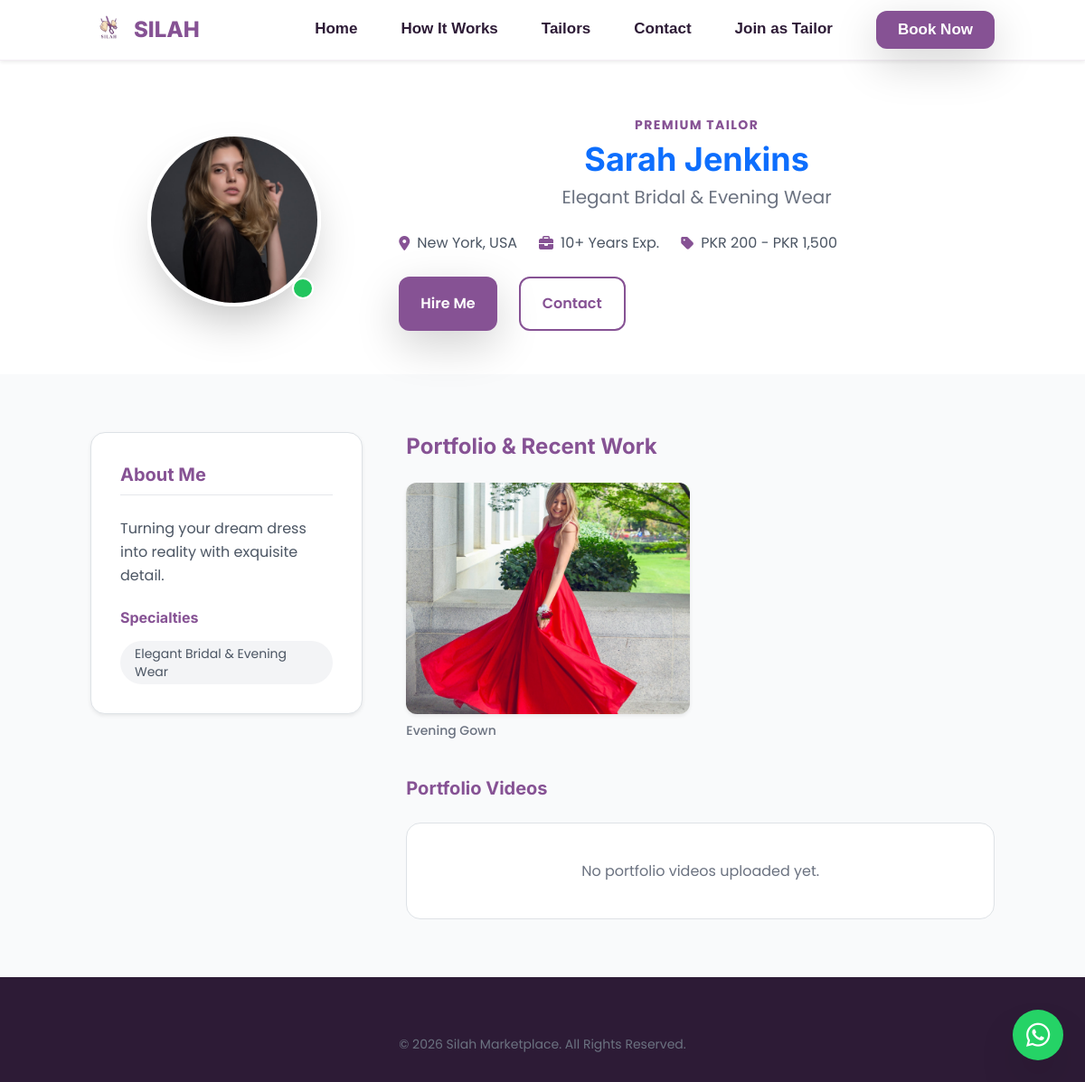
Screenshot of /tailor_profile.php?id=2 with the database file from the repository.
### tables this page shows
CREATE TABLE IF NOT EXISTS tailors (
    id INT AUTO_INCREMENT PRIMARY KEY,
    name VARCHAR(100) NOT NULL,
    username VARCHAR(50) UNIQUE,
    tagline VARCHAR(255),
    description TEXT,
    location VARCHAR(100),
    address TEXT,
    skills TEXT,
    instagram_link VARCHAR(255),
    profile_image VARCHAR(255),
    phone VARCHAR(20),
    email VARCHAR(100),
    password VARCHAR(255),
    password_reset_required TINYINT(1) NOT NULL DEFAULT 0,
    is_active TINYINT(1) NOT NULL DEFAULT 1,
    profile_completed TINYINT(1) NOT NULL DEFAULT 0,
    price_range_min DECIMAL(10,2),
    price_range_max DECIMAL(10,2),
    experience_years INT DEFAULT 0,
    created_at TIMESTAMP DEFAULT CURRENT_TIMESTAMP
);

CREATE TABLE IF NOT EXISTS portfolio_images (
    id INT AUTO_INCREMENT PRIMARY KEY,
    tailor_id INT,
    image_url VARCHAR(255) NOT NULL,
    description VARCHAR(255),
    FOREIGN KEY (tailor_id) REFERENCES tailors(id) ON DELETE CASCADE
);

### tailor_profile.php (the view, shortened to what this page needs)
<?php
require_once 'includes/db_connect.php';
$tailor_id = isset($_GET['id']) ? (int)$_GET['id'] : 0;
$tailor = null;
$portfolio = [];
$portfolio_videos = [];
if ($tailor_id && $pdo) {
    try {
        $stmt = $pdo->prepare("SELECT * FROM tailors WHERE id = ?");
        $stmt->execute([$tailor_id]);
        $tailor = $stmt->fetch(PDO::FETCH_ASSOC);
        if ($tailor) {
            $pdo->exec(
                "CREATE TABLE IF NOT EXISTS portfolio_images (
                    id INT AUTO_INCREMENT PRIMARY KEY,
                    tailor_id INT,
                    image_url VARCHAR(255) NOT NULL,
                    description VARCHAR(255),
                    FOREIGN KEY (tailor_id) REFERENCES tailors(id) ON DELETE CASCADE
                ) ENGINE=InnoDB DEFAULT CHARSET=utf8mb4"
            );
            $pdo->exec(
                "CREATE TABLE IF NOT EXISTS portfolio_videos (
                    id INT AUTO_INCREMENT PRIMARY KEY,
                    tailor_id INT,
                    video_url VARCHAR(255) NOT NULL,
                    description VARCHAR(255),
                    FOREIGN KEY (tailor_id) REFERENCES tailors(id) ON DELETE CASCADE
                ) ENGINE=InnoDB DEFAULT CHARSET=utf8mb4"
            );
            $stmt = $pdo->prepare("SELECT * FROM portfolio_images WHERE tailor_id = ?");
            $stmt->execute([$tailor_id]);
            $db_portfolio = $stmt->fetchAll(PDO::FETCH_ASSOC);
            foreach ($db_portfolio as $item) {
                $portfolio[] = [
                    'image_url' => $item['image_url'],
                    'description' => $item['description'] ?? 'Portfolio work'
                ];
            }
        }
    } catch (Exception $e) {
    }
}
?>
<!DOCTYPE html>
<html lang="en">
<head>
    <link href="https://unpkg.com/aos@2.3.1/dist/aos.css" rel="stylesheet">
    <link href="https://cdn.jsdelivr.net/npm/bootstrap@5.3.0/dist/css/bootstrap.min.css" rel="stylesheet">
    <link rel="stylesheet" href="css/tailwind.css">
    <link rel="stylesheet" href="https://cdnjs.cloudflare.com/ajax/libs/font-awesome/6.4.0/css/all.min.css">
    <link rel="stylesheet" href="css/style.css">
    <link href="https://cdnjs.cloudflare.com/ajax/libs/lightbox2/2.11.3/css/lightbox.min.css" rel="stylesheet">
</head>
<body class="bg-gray-50 text-gray-800">
    <nav class="navbar fixed-top navbar-expand-lg navbar-light bg-white shadow-sm py-2 z-50">
        <div class="container">
            <a class="navbar-brand flex items-center gap-2" href="index.php">
                <img src="images/logo1.png" alt="Silah Logo" class="w-10 h-10 object-contain mix-blend-multiply">
                <span>SILAH</span>
            </a>
            <div class="collapse navbar-collapse d-lg-flex justify-content-end" id="navbarNav">
                <ul class="navbar-nav ms-auto mb-2 mb-lg-0 align-items-center gap-3">
                    <li class="nav-item"><a class="nav-link text-dark fw-medium" href="index.php#home">Home</a></li>
                    <li class="nav-item"><a class="nav-link text-dark fw-medium" href="index.php#how-it-works">How It Works</a></li>
                    <li class="nav-item"><a class="nav-link text-dark fw-medium" href="index.php#tailors">Tailors</a></li>
                    <li class="nav-item"><a class="nav-link text-dark fw-medium" href="index.php#contact">Contact</a></li>
                    <li class="nav-item">
                        <a href="join_tailor.php" class="nav-link text-dark fw-medium">Join as Tailor</a>
                    </li>
                    <li class="nav-item ms-lg-3">
                        <a href="place_order.php#order" class="btn btn-accent text-white px-6 py-2 rounded-full shadow-lg d-inline-block">Book Now</a>
                    </li>
                </ul>
            </div>
        </div>
    </nav>
    <section class="pt-32 pb-12 bg-white">
        <div class="container">
            <div class="row align-items-center">
                <div class="col-md-4 text-center md:text-start">
                    <div class="relative inline-block">
                        <img src="<?= htmlspecialchars($tailor['profile_image']) ?>" class="w-48 h-48 rounded-full object-cover border-4 border-white shadow-2xl">
                        <div class="absolute bottom-2 right-2 bg-green-500 w-6 h-6 rounded-full border-2 border-white"></div>
                    </div>
                </div>
                <div class="col-md-8 mt-6 md:mt-0 text-center md:text-start">
                    <span class="text-accent font-bold tracking-widest uppercase text-sm mb-2 block">Premium Tailor</span>
                    <h1 class="text-4xl font-display font-bold text-primary mb-2"><?= htmlspecialchars($tailor['name']) ?></h1>
                    <p class="text-xl text-gray-500 mb-4"><?= htmlspecialchars($tailor['tagline']) ?></p>
                    <div class="flex flex-wrap justify-center md:justify-start gap-6 text-gray-600 mb-6">
                        <span class="flex items-center"><i class="fas fa-map-marker-alt text-accent mr-2"></i> <?= htmlspecialchars((string)$tailor['location']) ?></span>
                        <span class="flex items-center"><i class="fas fa-briefcase text-accent mr-2"></i> <?= htmlspecialchars((string)$tailor['experience_years']) ?>+ Years Exp.</span>
                        <span class="flex items-center">
                            <i class="fas fa-tag text-accent mr-2"></i>
                            <?php
                                $min = isset($tailor['price_range_min']) && $tailor['price_range_min'] !== '' ? (float)$tailor['price_range_min'] : 0;
                                $max = isset($tailor['price_range_max']) && $tailor['price_range_max'] !== null && $tailor['price_range_max'] !== '' ? (float)$tailor['price_range_max'] : null;
                            ?>
                            <?php if ($max !== null && $max > 0): ?>
                                PKR <?= number_format($min) ?> - PKR <?= number_format($max) ?>
                            <?php else: ?>
                                Starting from PKR <?= number_format($min) ?>
                            <?php endif; ?>
                        </span>
                    </div>
                    <div class="flex flex-wrap justify-center md:justify-start gap-4">
                        <button type="button" class="btn btn-primary px-8 py-3 rounded-full shadow-lg hover:shadow-xl transition-all" data-bs-toggle="modal" data-bs-target="#hireModal">
                            Hire Me
                        </button>
                        <button type="button" class="btn btn-outline px-6 py-3 rounded-full" data-bs-toggle="modal" data-bs-target="#contactModal">
                            Contact
                        </button>
                    </div>
                </div>
            </div>
        </div>
    </section>
    <section class="py-16">
        <div class="container">
            <div class="row g-5">
                <div class="col-lg-4">
                    <div class="bg-white p-8 rounded-2xl shadow-sm border border-gray-100 mb-8 sticky top-32">
                        <h3 class="text-xl font-bold mb-4 border-b pb-2">About Me</h3>
                        <p class="text-gray-600 leading-relaxed mb-6">
                            <?= nl2br(htmlspecialchars($tailor['description'])) ?>
                        </p>
                        <h4 class="font-bold mb-3 mt-6">Specialties</h4>
                        <div class="flex flex-wrap gap-2">
                            <?php
                                $skillsRaw = isset($tailor['skills']) ? (string)$tailor['skills'] : '';
                                $skillsList = array_values(array_filter(array_map('trim', preg_split('/,|\n/', $skillsRaw))));
                                if (empty($skillsList) && isset($tailor['tagline']) && $tailor['tagline']) {
                                    $skillsList = [(string)$tailor['tagline']];
                                }
                                $skillsList = array_slice($skillsList, 0, 10);
                            ?>
                            <?php foreach ($skillsList as $skill): ?>
                                <span class="bg-gray-100 text-gray-600 px-3 py-1 rounded-full text-sm"><?= htmlspecialchars($skill) ?></span>
                            <?php endforeach; ?>
                        </div>
                    </div>
                </div>
                <div class="col-lg-8">
                    <h3 class="text-2xl font-bold mb-6">Portfolio & Recent Work</h3>
                    <?php if (empty($portfolio)): ?>
                        <div class="text-center py-10 bg-white rounded-2xl border border-dashed border-gray-300">
                            <p class="text-gray-500">No portfolio images uploaded yet.</p>
                        </div>
                    <?php else: ?>
                        <div class="row g-4">
                            <?php foreach ($portfolio as $item): ?>
                            <div class="col-md-6">
                                <a href="<?= htmlspecialchars($item['image_url']) ?>" data-lightbox="portfolio" data-title="<?= htmlspecialchars($item['description']) ?>" class="block group relative overflow-hidden rounded-xl shadow-sm hover:shadow-lg transition-all">
                                    <div class="aspect-w-4 aspect-h-3 h-64">
                                    </div>
                                    <div class="absolute inset-0 bg-black/0 group-hover:bg-black/30 transition-colors flex items-center justify-center">
                                    </div>
                                </a>
                                <p class="mt-2 text-sm text-gray-500 font-medium"><?= htmlspecialchars($item['description']) ?></p>
                            </div>
                            <?php endforeach; ?>
                        </div>
                    <?php endif; ?>
                    <div class="mt-10">
                        <h4 class="text-xl font-bold mb-4">Portfolio Videos</h4>
                        <?php if (empty($portfolio_videos)): ?>
                            <div class="text-center py-10 bg-white rounded-2xl border border-dashed border-gray-300">
                                <p class="text-gray-500">No portfolio videos uploaded yet.</p>
                            </div>
                        <?php endif; ?>
                    </div>
                </div>
            </div>
        </div>
    </section>
    <footer class="footer-dark mt-auto">
        <div class="container text-center text-sm text-gray-500">
            <p>&copy; 2026 Silah Marketplace. All Rights Reserved.</p>
        </div>
    </footer>
    <a href="https://wa.me/923367326095" target="_blank" class="fixed bottom-6 right-6 bg-[#25D366] text-white w-14 h-14 rounded-full shadow-2xl flex items-center justify-center hover:scale-110 transition-transform z-50 group">
        <i class="fab fa-whatsapp text-3xl"></i>
    </a>
</body>
</html>

### css/style.css (style rules this page uses)
:root { --color-bg: #FFF3E1; --color-surface: #FFFFFF; --color-primary: #865294; --color-accent: #865294; --color-accent-light: #F3E8FF; --color-text: #2D1B36; --color-text-muted: #6B7280; --shadow-sm: 0 1px 2px 0 rgba(134, 82, 148, 0.05); --shadow-md: 0 4px 6px -1px rgba(134, 82, 148, 0.1), 0 2px 4px -1px rgba(134, 82, 148, 0.06); --shadow-lg: 0 10px 15px -3px rgba(134, 82, 148, 0.1), 0 4px 6px -2px rgba(134, 82, 148, 0.05); --shadow-xl: 0 20px 25px -5px rgba(134, 82, 148, 0.1), 0 10px 10px -5px rgba(134, 82, 148, 0.04); --radius-md: 12px; --radius-lg: 16px; --radius-xl: 24px; }
body { font-family: 'Poppins', sans-serif; background-color: var(--color-bg); color: var(--color-text); overflow-x: hidden; line-height: 1.6; }
h1, h2, h3, h4, h5, h6 { font-family: 'Inter', sans-serif; color: var(--color-primary); font-weight: 700; }
.nav-item a { font-family: 'Rajdhani', sans-serif !important; font-size: 17px; font-weight: 700 !important; }
.text-accent { color: var(--color-accent); }
.btn-primary { background-color: var(--color-primary); color: #fff; padding: 0.75rem 1.5rem; border-radius: var(--radius-md); font-weight: 600; transition: all 0.3s ease; border: none; }
.btn-accent { background-color: var(--color-primary); color: #fff; padding: 0.75rem 1.5rem; border-radius: var(--radius-md); font-weight: 600; transition: all 0.3s ease; border: none; }
.btn-outline { background-color: transparent; border: 2px solid var(--color-primary); color: var(--color-primary); padding: 0.75rem 1.5rem; border-radius: var(--radius-md); font-weight: 600; transition: all 0.3s ease; }
.navbar { background: rgba(255, 255, 255, 0.9); backdrop-filter: blur(10px); border-bottom: 1px solid rgba(134, 82, 148, 0.1); padding: 1rem 0; }
.navbar-brand { font-family: 'Inter', sans-serif; font-weight: 800; font-size: 1.5rem; color: var(--color-primary) !important; }
.navbar-nav { display: flex; flex-direction: column; }
@media (min-width: 992px) { .navbar-nav { flex-direction: row; align-items: center; } }
.nav-link { color: var(--color-text) !important; font-weight: 500; transition: all 0.3s ease; padding: 0.5rem 1rem !important; }
@media (min-width: 992px) { .nav-link { border-bottom: 2px solid transparent; } }
.navbar-collapse { visibility: visible !important; }
@media (min-width: 992px) { .navbar-collapse { display: flex !important; flex-basis: auto; } }
.footer-dark { background-color: #2D1B36; color: #E5E7EB; padding: 4rem 0 2rem; }

### rows the page displays
tailors: profile_image (picture), name "Sarah Jenkins", tagline "Elegant Bridal & Evening Wear", location "New York, USA", experience_years "10", price_range_min "200", price_range_max "1,500", description "Turning your dream dress into reality with exquisite detail."
portfolio_images: description "Evening Gown"
